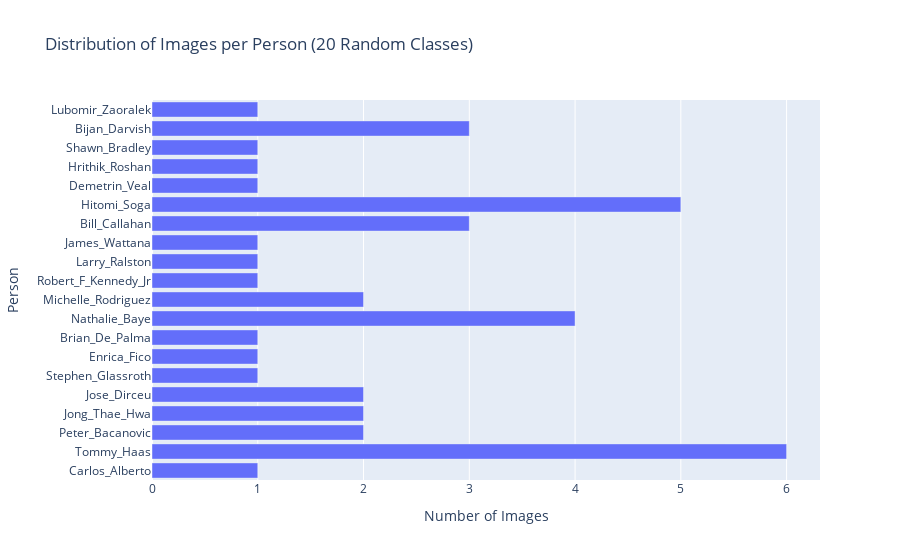

Notebook code cell kept with this figure:
### Markdown cell above
## Step 3)i): EDA - Class Distribution Analysis

### Code cell
# Count images per label
label_counts = Counter(labels)

# Build a mapping from class name to image count
class_counts = {target_names[i]: label_counts[i] for i in range(len(target_names))}

# Select 20 random classes (or fewer if not enough classes)
selected_keys = random.sample(list(class_counts.keys()), k=min(20, len(class_counts)))
selected_counts = [class_counts[key] for key in selected_keys]

# Create a horizontal bar plot using Plotly
fig = px.bar(
    x=selected_counts,
    y=selected_keys,
    orientation='h',
    labels={'x': 'Number of Images', 'y': 'Person'},
    title='Distribution of Images per Person (20 Random Classes)'
)
fig.show()

### Figure 1 — Plotly figure (JSON) as saved in the notebook; plotly's stock layout.template omitted (floating-point values rounded to 4 significant figures)
{"data": [{"hovertemplate": "Number of Images=%{x}<br>Person=%{y}<extra></extra>", "legendgroup": "", "marker": {"color": "#636efa", "pattern": {"shape": ""}}, "name": "", "orientation": "h", "showlegend": false, "textposition": "auto", "type": "bar", "x": [1, 6, 2, 2, 2, 1, 1, 1, 4, 2, 1, 1, 1, 3, 5, 1, 1, 1, 3, 1], "xaxis": "x", "y": ["Carlos_Alberto", "Tommy_Haas", "Peter_Bacanovic", "Jong_Thae_Hwa", "Jose_Dirceu", "Stephen_Glassroth", "Enrica_Fico", "Brian_De_Palma", "Nathalie_Baye", "Michelle_Rodriguez", "Robert_F_Kennedy_Jr", "Larry_Ralston", "James_Wattana", "Bill_Callahan", "Hitomi_Soga", "Demetrin_Veal", "Hrithik_Roshan", "Shawn_Bradley", "Bijan_Darvish", "Lubomir_Zaoralek"], "yaxis": "y"}], "layout": {"barmode": "relative", "legend": {"tracegroupgap": 0}, "title": {"text": "Distribution of Images per Person (20 Random Classes)"}, "xaxis": {"anchor": "y", "domain": [0, 1], "title": {"text": "Number of Images"}}, "yaxis": {"anchor": "x", "domain": [0, 1], "title": {"text": "Person"}}}}
